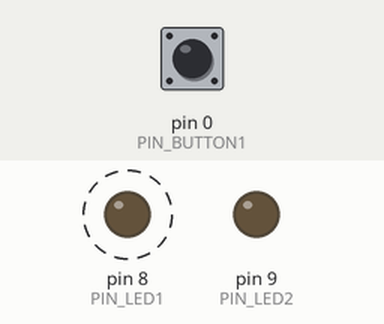
Recording of a sketch running on a simulated Arduino Uno, built with avr-gcc and run on an emulated ATmega328P. On the bench: output pins drawn as LEDs (lit = HIGH). Dashed ring = blinking. The test bench sets the inputs (shaded band); at power-on: pin 0 (PIN_BUTTON1) HIGH.

Above: at 0.5 s.
At 3.5 s:
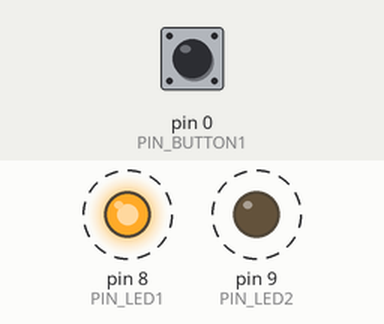
Timing chart, 0 to 4.6 s (numbered marks = the images above):
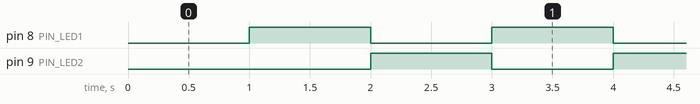

Measured:
- by itself, pin 8 (PIN_LED1), pin 9 (PIN_LED2): alternates HIGH for 1.0 s and LOW for 1.0 s

The sketch:

blink.ino
```cpp
#define LED (*(volatile uint32_t*)0x02000000)
#define reg_uart_data (*(volatile uint32_t*)0x02000008)

int ledState = 0;
long  currentMillis, previousMillis = 0;
const long interval = 1000;

void putch(char c) {
  reg_uart_data = c;
}

void print(const char *p) {
  while (*p)
    putch(*(p++));
}

void println(const char *p) {
  print(p);
  putch('\n');
}

#define PIN_LED1 8
#define PIN_LED2 9
#define PIN_BUTTON1 0

void setup() {
  pinMode(PIN_LED1, OUTPUT);
  pinMode(PIN_LED2, OUTPUT);
  pinMode(PIN_BUTTON1, INPUT_PULLUP);
  LED = 0x0;
  println("\nLED blinky");
}

void loop() {
  currentMillis = millis();
  if (currentMillis - previousMillis >= interval) {
    char num[4];
    previousMillis = currentMillis;
    ledState ^= 1;
    LED = ledState;
    sprintf(num, "%d", digitalRead(PIN_BUTTON1));
    print("Buttons: ");
    println(num);
    digitalWrite(PIN_LED1, ledState);
    digitalWrite(PIN_LED2, ledState ^ 1);
  }
}
```
